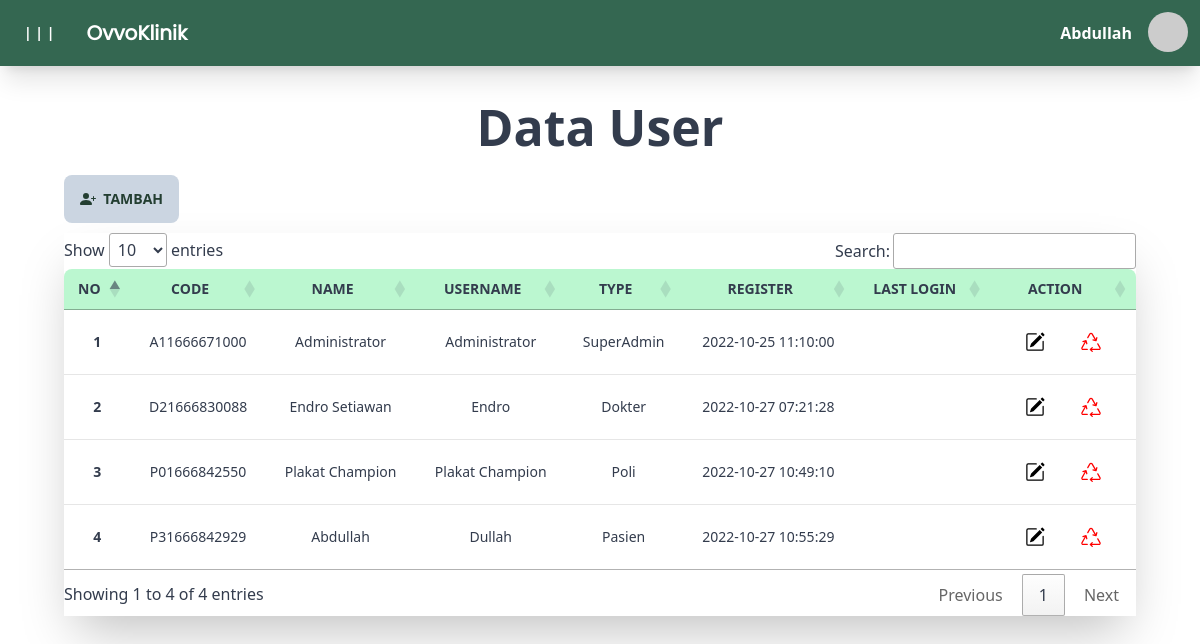
The app's page /src/page/home.php?page=user_right (signed in), older data.
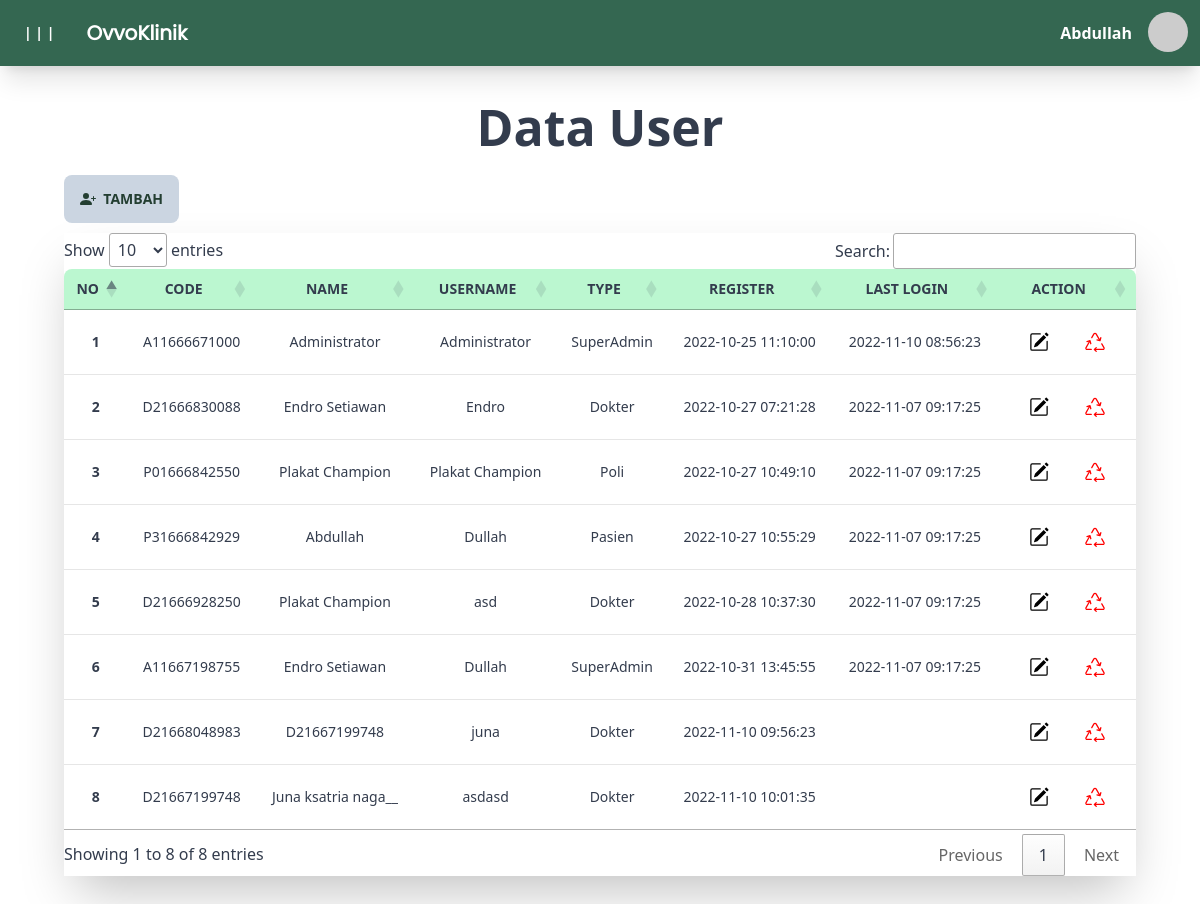
The same page, newer data.
### tables this page shows
CREATE TABLE `user_right` (
  `id` int(7) NOT NULL,
  `kode` varchar(20) NOT NULL,
  `nama` varchar(30) NOT NULL,
  `username` varchar(30) NOT NULL,
  `password` varchar(50) NOT NULL,
  `type` char(2) NOT NULL,
  `register` datetime DEFAULT NULL,
  `last_login` datetime DEFAULT NULL
);

### src/engine/koneksi.php (called while the page is built, shortened)
<?php
    class database {
        var $host = 'localhost';
        var $username = 'root';
        var $password = '';
        var $db = 'ovvo';
        function __construct(){
            $this -> koneksi = mysqli_connect(
                $this -> host,
                $this -> username,
                $this -> password,
                $this -> db
            );
        }
         function tampil_user() {
            $query = mysqli_query($this -> koneksi, "SELECT * FROM user_right");
            while ($row = mysqli_fetch_array($query)){
                $data[] = $row;
            }
            return $data;
         }
    }

### src/page/user/user_right.php (the view, shortened to what this page needs)
<center>
  <br>
  <div style="padding-bottom: 10px; ;">
    <h1 style="font-size: 50px;" class="font-bold">Data User</h1>
  </div>
</center>
<div class="md:px-16 px-5">
  <div style="padding-bottom: 10px;">
    <a href="home.php?page=tambah_user">
      <button style="border: 0;" class="btn btn-primary font-semibold bg-slate-300 hover:bg-teal-500">
        &nbsp;&nbsp;Tambah
      </button>
    </a>
  </div>
  <div class="shadow-2xl">
    <div class="overflow-x-auto">
      <table id="myTable" class="table hover table-compact w-full text-center">
        <thead>
          <tr >
            <th class="bg-green-200" style="text-align: center;">No</th>
            <th class="bg-green-200" style="text-align: center;">Code</th>
            <th class="bg-green-200" style="text-align: center;">Name</th>
            <th class="bg-green-200" style="text-align: center;">Username</th>
            <th class="bg-green-200" style="text-align: center;">Type</th>
            <th class="bg-green-200" style="text-align: center;">Register</th>
            <th class="bg-green-200" style="text-align: center;">Last Login</th>
            <th class="bg-green-200" style="text-align: center;">Action</th>
          </tr>
        </thead>
        <tbody>
          <?php
          $data = $db->tampil_user();
          $no = 1;
          foreach ($data as $row) :
            $type = $row['type'];
            if ($type == 'A1') {
              $tipe = 'SuperAdmin';
            } else if ($type == 'D2') {
              $tipe = 'Dokter';
            } else if ($type == 'P3') {
              $tipe = 'Pasien';
            } else if ($type == 'P0') {
              $tipe = 'Poli';
            } else {
              $tipe = 'BLOKIR!!';
            }
          ?>
            <tr>
              <th><?= $no++ ?></th>
              <td><?= $row['kode'] ?></td>
              <td><?= $row['nama'] ?></td>
              <td><?= $row['username'] ?></td>
              <td><?= $tipe ?></td>
              <td><?= $row['register'] ?></td>
              <td><?= $row['last_login'] ?></td>
              <td>
                <a class="btn" style="background:transparent ; color: black; border: 0; height: min-content;" href="../page/home.php?page=edit_user&id=<?= $row['id']; ?>">
                </a>
                <a class="btn tbl_hapus" style="background:transparent ; color: red; border: 0; height: min-content;" href="user/proses.php?aksi=hapus&id=<?= $row['id']; ?>">
                </a>
              </td>
            </tr>
          <?php
          endforeach;
          ?>
      </table>
    </div>
  </div>
</div>
<br><br>

Row changes from the older to the newer data that the page shows:
changed user_right "Administrator": last_login (not shown) → "2022-11-10 08:56:23"
changed user_right "Endro": last_login (not shown) → "2022-11-07 09:17:25"
changed user_right "Poli": last_login (not shown) → "2022-11-07 09:17:25"
changed user_right "Abdullah": last_login (not shown) → "2022-11-07 09:17:25"
added user_right: kode "D21666928250", nama "Plakat Champion", username "asd", type "Dokter", register "2022-10-28 10:37:30", last_login "2022-11-07 09:17:25"
added user_right: kode "A11667198755", nama "Endro Setiawan", username "Dullah", type "SuperAdmin", register "2022-10-31 13:45:55", last_login "2022-11-07 09:17:25"
added user_right: kode "D21668048983", nama "D21667199748", username "juna", type "Dokter", register "2022-11-10 09:56:23"
added user_right: kode "D21667199748", nama "Juna ksatria naga__", username "asdasd", type "Dokter", register "2022-11-10 10:01:35"
Text that changed along with them:
text written by a page script: "Show entries Search: Showing 1 to 4 of 4 entries Previous 1 Next" → "Show entries Search: Showing 1 to 8 of 8 entries Previous 1 Next"
